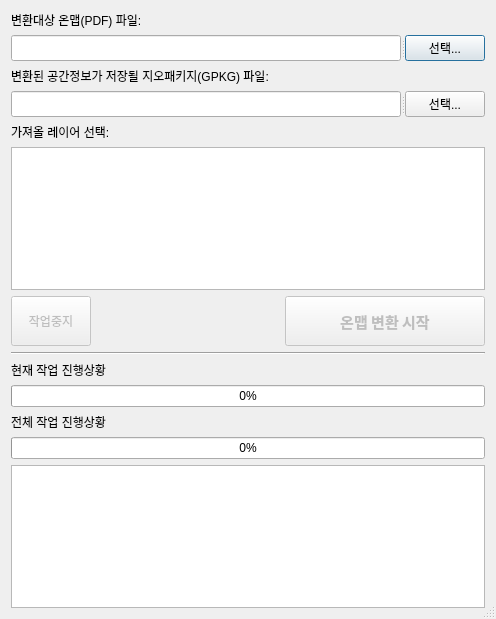
<?xml version="1.0" encoding="UTF-8"?>
<ui version="4.0">
 <class>dlgOnMapLoader</class>
 <widget class="QDialog" name="dlgOnMapLoader">
  <property name="geometry">
   <rect>
    <x>0</x>
    <y>0</y>
    <width>496</width>
    <height>619</height>
   </rect>
  </property>
  <property name="windowTitle">
   <string>On-Map (NGII PDF map) Loader</string>
  </property>
  <property name="sizeGripEnabled">
   <bool>true</bool>
  </property>
  <property name="modal">
   <bool>true</bool>
  </property>
  <layout class="QGridLayout" name="gridLayout">
   <item row="6" column="0">
    <layout class="QVBoxLayout" name="verticalLayout_5">
     <item>
      <widget class="QLabel" name="lblMainWork">
       <property name="text">
        <string>전체 작업 진행상황</string>
       </property>
      </widget>
     </item>
     <item>
      <widget class="QProgressBar" name="progressMainWork">
       <property name="maximum">
        <number>100</number>
       </property>
       <property name="value">
        <number>0</number>
       </property>
       <property name="orientation">
        <enum>Qt::Horizontal</enum>
       </property>
       <property name="invertedAppearance">
        <bool>false</bool>
       </property>
      </widget>
     </item>
    </layout>
   </item>
   <item row="5" column="0">
    <layout class="QVBoxLayout" name="verticalLayout_4">
     <item>
      <widget class="QLabel" name="lblSubWork">
       <property name="text">
        <string>현재 작업 진행상황</string>
       </property>
      </widget>
     </item>
     <item>
      <widget class="QProgressBar" name="progressSubWork">
       <property name="value">
        <number>0</number>
       </property>
      </widget>
     </item>
    </layout>
   </item>
   <item row="1" column="0">
    <layout class="QVBoxLayout" name="verticalLayout_2">
     <item>
      <widget class="QLabel" name="lblTgtFile">
       <property name="text">
        <string>변환된 공간정보가 저장될 지오패키지(GPKG) 파일:</string>
       </property>
      </widget>
     </item>
     <item>
      <widget class="QSplitter" name="splitter_2">
       <property name="orientation">
        <enum>Qt::Horizontal</enum>
       </property>
       <widget class="QLineEdit" name="edtTgtFile">
        <property name="readOnly">
         <bool>true</bool>
        </property>
       </widget>
       <widget class="QPushButton" name="btnTgtFile">
        <property name="minimumSize">
         <size>
          <width>80</width>
          <height>0</height>
         </size>
        </property>
        <property name="maximumSize">
         <size>
          <width>80</width>
          <height>16777215</height>
         </size>
        </property>
        <property name="text">
         <string>선택...</string>
        </property>
       </widget>
      </widget>
     </item>
    </layout>
   </item>
   <item row="4" column="0">
    <widget class="Line" name="line">
     <property name="orientation">
      <enum>Qt::Horizontal</enum>
     </property>
    </widget>
   </item>
   <item row="3" column="0">
    <layout class="QHBoxLayout" name="horizontalLayout_3">
     <item>
      <widget class="QPushButton" name="btnStop">
       <property name="enabled">
        <bool>false</bool>
       </property>
       <property name="minimumSize">
        <size>
         <width>0</width>
         <height>50</height>
        </size>
       </property>
       <property name="text">
        <string>작업중지</string>
       </property>
       <property name="autoExclusive">
        <bool>true</bool>
       </property>
      </widget>
     </item>
     <item>
      <spacer name="horizontalSpacer">
       <property name="orientation">
        <enum>Qt::Horizontal</enum>
       </property>
       <property name="sizeHint" stdset="0">
        <size>
         <width>20</width>
         <height>20</height>
        </size>
       </property>
      </spacer>
     </item>
     <item>
      <widget class="QPushButton" name="btnStart">
       <property name="enabled">
        <bool>false</bool>
       </property>
       <property name="minimumSize">
        <size>
         <width>200</width>
         <height>50</height>
        </size>
       </property>
       <property name="font">
        <font>
         <family>Algerian</family>
         <pointsize>11</pointsize>
         <weight>75</weight>
         <bold>true</bold>
        </font>
       </property>
       <property name="text">
        <string>온맵 변환 시작</string>
       </property>
       <property name="default">
        <bool>false</bool>
       </property>
      </widget>
     </item>
    </layout>
   </item>
   <item row="0" column="0">
    <layout class="QVBoxLayout" name="verticalLayout">
     <item>
      <widget class="QLabel" name="lblSrcFile">
       <property name="text">
        <string>변환대상 온맵(PDF) 파일:</string>
       </property>
      </widget>
     </item>
     <item>
      <widget class="QSplitter" name="splitter">
       <property name="orientation">
        <enum>Qt::Horizontal</enum>
       </property>
       <widget class="QLineEdit" name="edtSrcFile">
        <property name="readOnly">
         <bool>true</bool>
        </property>
       </widget>
       <widget class="QPushButton" name="btnSrcFile">
        <property name="minimumSize">
         <size>
          <width>80</width>
          <height>0</height>
         </size>
        </property>
        <property name="maximumSize">
         <size>
          <width>80</width>
          <height>16777215</height>
         </size>
        </property>
        <property name="text">
         <string>선택...</string>
        </property>
        <property name="default">
         <bool>true</bool>
        </property>
       </widget>
      </widget>
     </item>
    </layout>
   </item>
   <item row="2" column="0">
    <layout class="QVBoxLayout" name="verticalLayout_3">
     <item>
      <widget class="QLabel" name="lblSelLayer">
       <property name="text">
        <string>가져올 레이어 선택:</string>
       </property>
      </widget>
     </item>
     <item>
      <widget class="QTreeWidget" name="treeLayer">
       <property name="headerHidden">
        <bool>true</bool>
       </property>
       <column>
        <property name="text">
         <string notr="true">1</string>
        </property>
       </column>
      </widget>
     </item>
    </layout>
   </item>
   <item row="7" column="0">
    <widget class="QPlainTextEdit" name="editLog">
     <property name="readOnly">
      <bool>true</bool>
     </property>
    </widget>
   </item>
  </layout>
 </widget>
 <resources/>
 <connections/>
</ui>
